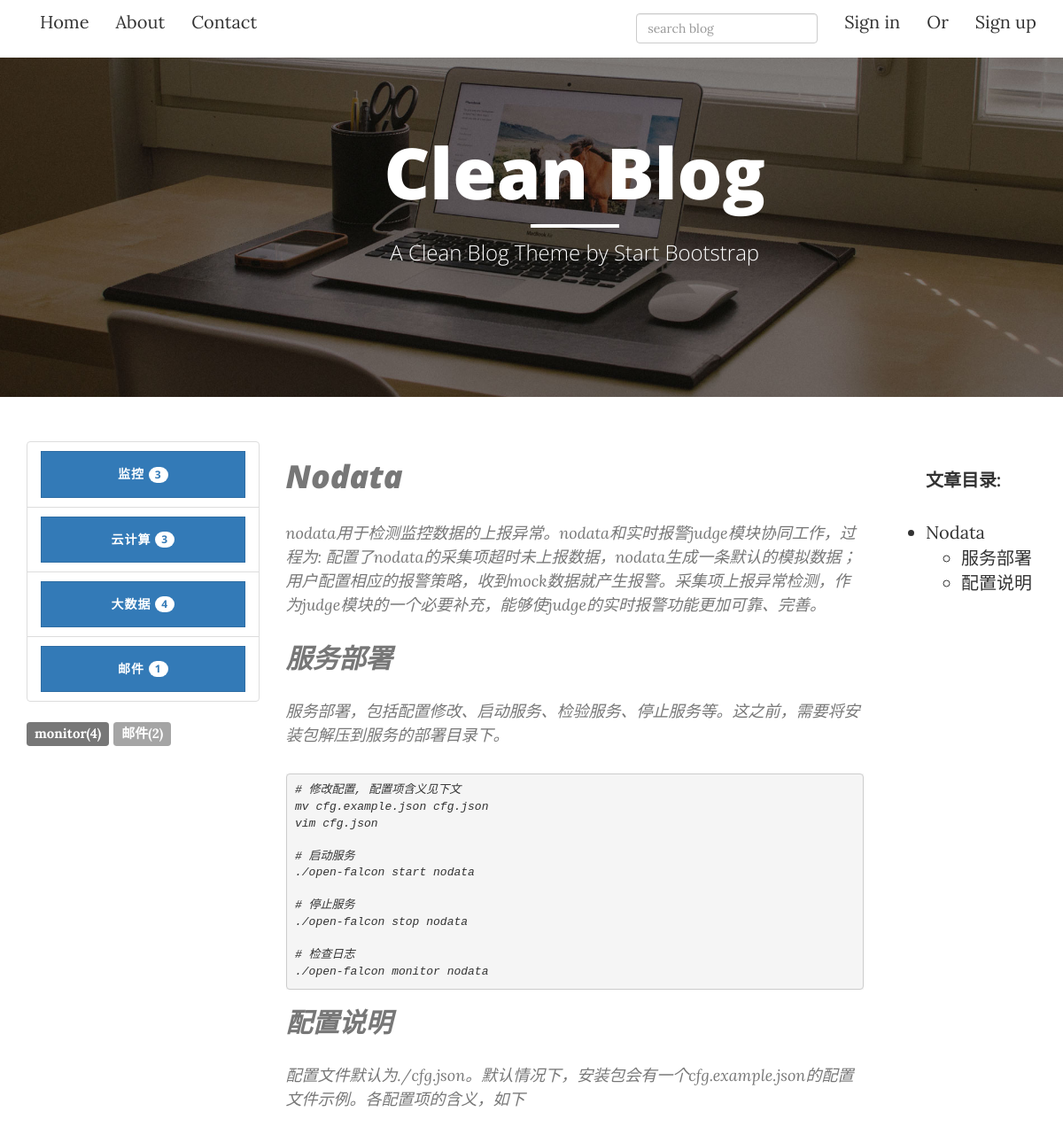
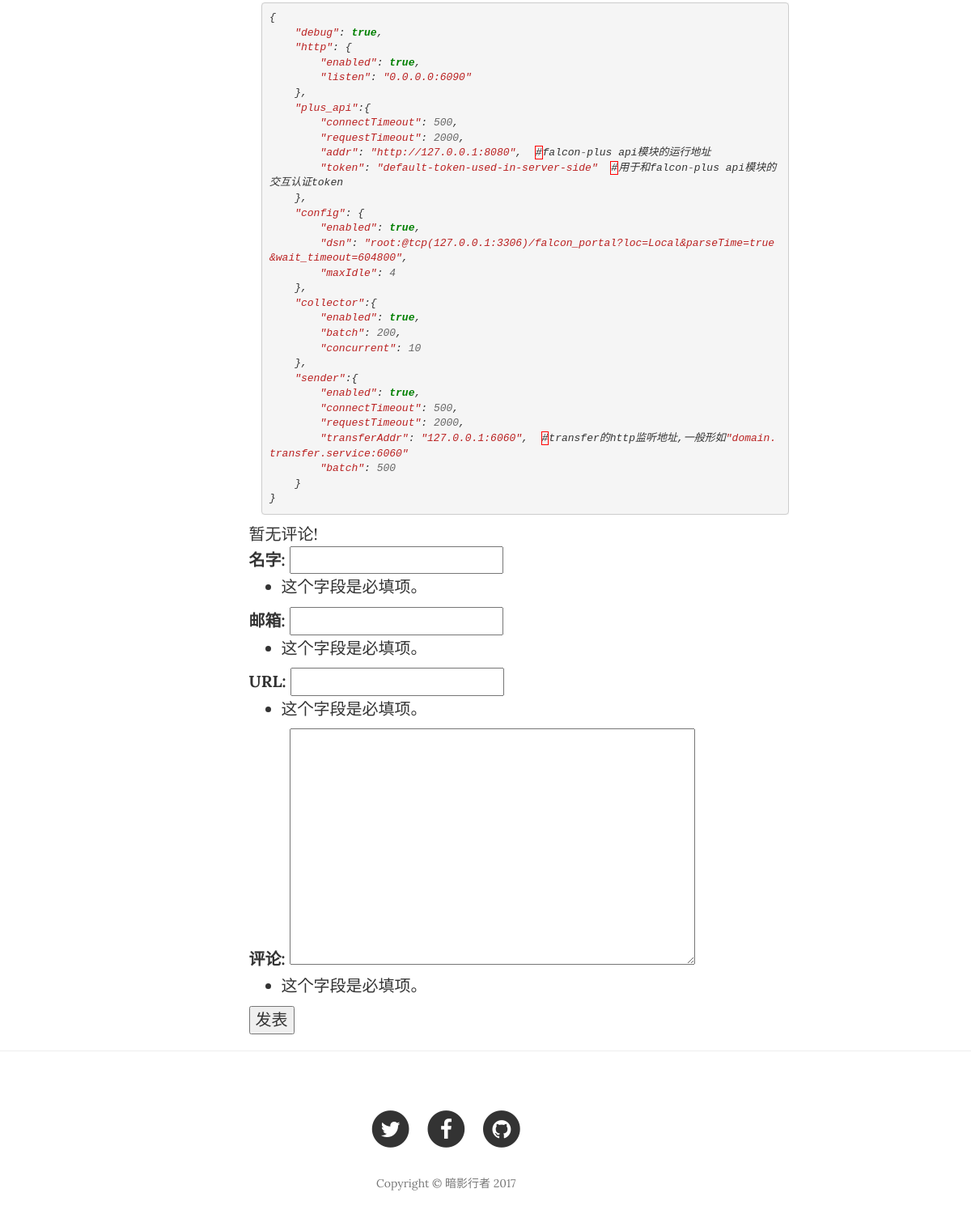
Screenshot of /blog/post/11/ with the database file from the repository (2 pictures, top to bottom).
### blog/models.py (models this page shows, shortened)
class Category(models.Model):
    name = models.CharField(max_length=255)
    def __unicode__(self):
        return self.name

class Tag(models.Model):
    name = models.CharField(max_length=255)
    def __unicode__(self):
        return self.name

class Article(models.Model):
    title = models.CharField(max_length=255)
    abstract = models.CharField(max_length=255,blank=True)
    content = models.TextField()
    create_time = models.DateTimeField(auto_now_add=True)
    modify_time = models.DateTimeField(auto_now_add=True)
    author = models.ForeignKey(Author,on_delete=models.CASCADE)
    tags = models.ManyToManyField(Tag,blank=True)
    category = models.ForeignKey(Category,on_delete=models.CASCADE)
    read_count = models.PositiveIntegerField(default=0)
    def increase_readcnt(self):
        self.read_count += 1
        self.save(update_fields=['read_count'])
    def save(self,*args,**kwargs):
        if not self.abstract:
            md = markdown.Markdown(extensions=[
                'markdown.extensions.extra',
                'markdown.extensions.codehilite',
            ])
            self.abstract = strip_tags(md.convert(self.content))[:54]
        super(Article,self).save(*args,**kwargs)

### blog/views.py (the view)
# urls.py: url(r'^post/(?P<pk>[0-9]+)/$', views.detail,name="detail"),
def detail(request,pk):
    article = get_object_or_404(Article,pk=pk)
    article.increase_readcnt()
    md = markdown.Markdown(extensions=[
        'markdown.extensions.extra',
        'markdown.extensions.codehilite',
        TocExtension(slugify=slugify)
    ])
    article.content = md.convert(article.content)
    article.toc = md.toc
    form = CommentForm(request.POST)
    comment_list = article.comment_set.all()
    context = { 'article' : article,
                'form' : form,
                'comment_list' : comment_list}
    return render(request,'blog/post.html',context=context)

### comments/forms.py
class CommentForm(forms.ModelForm):
    class Meta:
        model = Comment
        fields = ['name','email','url','text']

### blog/templatetags/tags.py (called while the page is built)
@register.simple_tag
def get_categories():
    return Category.objects.all()

@register.simple_tag
def get_tags():
    return Tag.objects.annotate(num_articles=Count('article')).filter(num_articles__gt=0)

### blog/templates/blog/post.html (shortened to what this page needs)
{% extends 'blog/base.html' %}
{% block header %}
    <header class="intro-header bg-img">
        <div class="container">
            <div class="row">
                <div class="col-lg-7 col-lg-offset-3 col-md-9 col-md-offset-1">
                    <div class="site-heading">
                        <h1>Clean Blog</h1>
                        <hr class="small">
                        <span class="subheading">A Clean Blog Theme by Start Bootstrap</span>
                    </div>
                </div>
            </div>
        </div>
    </header>
{% endblock header %}
{% block main %}
<div class="col-lg-7 col-md-9">
    <div class="post-preview">
        <div class="post-meta">
            {{ article.content|safe }}
        </div>
    </div>
    <div class="row">
        {% for comment in comment_list %}
        <div class="post-preview">
            <div class="post-meta">
                {{ comment.text }}
            </div>
            <span class="post-meta">{{ comment.name }}</span>
            <span>{{ comment.create_time }}</span>
        </div>
        {% empty %}
            暂无评论!
        {% endfor %}
    </div>
    <div class="row">
        <form class="form-horizontal" action="{% url 'comments:post_comment' article.pk %}" method="post">
        <div>
            <label for ="{{ form.name.id_for_label }}">名字:</label>
            {{ form.name }}
            {{ form.name.errors }}
        </div>
        <div>
            <label for ="{{ form.email.id_for_label }}">邮箱:</label>
            {{ form.email }}
            {{ form.email.errors }}
        </div>
        <div>
            <label for ="{{ form.url.id_for_label }}">URL:</label>
            {{ form.url }}
            {{ form.url.errors }}
        </div>
        <div>
            <label for ="{{ form.text.id_for_label }}">评论:</label>
            {{ form.text }}
            {{ form.text.errors }}
        </div>
        <div>
            <button type="submit" class="comment-btn">发表</button>
        </div>
        </form>
    </div>
</div>
{% endblock main %}
{% block catelog %}
<div class="col-lg-2 col-md-2">
    <p><b><center>文章目录:</center></b></p>
  <p>{{ article.toc|safe }}</p>
</div>
{% endblock catelog %}

### blog/templates/blog/base.html (shortened to what this page needs)
{% load staticfiles %}
{% load tags %}
<!DOCTYPE html>
<html lang="en">
<head>
    <link href="{% static 'blog/vendor/bootstrap/css/bootstrap.min.css' %}" rel="stylesheet">
    <link href="{% static 'blog/css/clean-blog.min.css' %}" rel="stylesheet">
    <link href="{% static 'blog/vendor/font-awesome/css/font-awesome.min.css' %}" rel="stylesheet" type="text/css">
    <link href="{% static 'blog/css/django-blog.css' %}" rel="stylesheet">
    <link href="{% static 'blog/css/code.css' %}" rel="stylesheet">
</head>
<body>
    <nav class="navbar-collapse collapse navbar navbar-fixed-top" style="background-color:#FFFFFF;"role="navigation">
        <div class="container-fluid">
            <div class="collapse navbar-collapse" id="bs-example-navbar-collapse-1">
                <ul class="nav navbar-nav navbar-left">
                    <li>
                        <a href="{% url 'blog:index'%}">Home</a>
                    </li>
                    <li>
                        <a href="{% url 'blog:about' %}">About</a> </li>
                    <li>
                        <a href="{% url 'blog:contact'%}">Contact</a>
                    </li>
                </ul>
                <ul class="nav navbar-nav navbar-right">
                    <li>
                        <a href="#">
                        <form action="{%url 'haystack_search' %}" method="get">
                            <input type="search" name="q" placeholder="search blog" class="form-control header-search-input js-site-search-focus" />
                        </form>
                        </a>
                    </li>
                    {% if not user.is_authenticated %}
                    <li>
                        <a href="/users/login/?next={{ request.path }}">Sign in</a>
                    </li>
                    <li>
                        <a href="#">Or</a>
                    </li>
                    <li>
                        <a href="/users/register/?next={% url 'login' %}">Sign up</a>
                    </li>
                    {% else %}
                    <li>
                        <a href="/users/logout/?next=/">logout</a>
                    </li>
                    {% endif %}
                </ul>
                </div>
        </div>
    </nav>
    {% block header %}
    {% endblock %}
    <div class="container">
        <div class="row">
            <div class="col-lg-3 col-md-3">
                {% get_categories as categories %}
                <div class="list-group">
                {% for category in categories %}
                <a href="{% url 'blog:category' category.pk %}" class="list-group-item">
                    <button class="btn btn-primary" style="width:100%">
                        {{ category }}
                        <span class="badge">
                        {{ category.article_set.count}}
                        </span>
                    </button>
                </a>
                {% empty %}
                暂无分类
                {% endfor %}
                </div>
                {% get_tags as tags %}
                <div class="list-group" id="tagscloud">
                {% for tag in tags %}
                <a href="{% url 'blog:tag' tag.pk %}">
                    <span class="label label-default">{{ tag }}({{ tag.num_articles }})</span>
                </a>
                {% empty %}
                暂无标签
                {% endfor %}
                </div>
            </div>
            {% block main %}
            {% endblock %}
            {% block catelog %}
            {% endblock %}
        </div>
    </div>
    <hr>
    <footer>
        <div class="container">
            <div class="row">
                <div class="col-lg-7 col-lg-offset-2 col-md-9 col-md-offset-1">
                    <ul class="list-inline text-center">
                        <li>
                            <a href="#">
                                <span class="fa-stack fa-lg">
                                    <i class="fa fa-circle fa-stack-2x"></i>
                                    <i class="fa fa-twitter fa-stack-1x fa-inverse"></i>
                                </span>
                            </a>
                        </li>
                        <li>
                            <a href="#">
                                <span class="fa-stack fa-lg">
                                    <i class="fa fa-circle fa-stack-2x"></i>
                                    <i class="fa fa-facebook fa-stack-1x fa-inverse"></i>
                                </span>
                            </a>
                        </li>
                        <li>
                            <a href="#">
                                <span class="fa-stack fa-lg">
                                    <i class="fa fa-circle fa-stack-2x"></i>
                                    <i class="fa fa-github fa-stack-1x fa-inverse"></i>
                                </span>
                            </a>
                        </li>
                    </ul>
                    <p class="copyright text-muted">Copyright &copy; 暗影行者 2017</p>
                </div>
            </div>
        </div>
    </footer>
</body>
</html>

### blog/static/blog/css/django-blog.css (style rules this page uses)
.bg-img { background-image: url('../img/home-bg.jpg') }

### blog/static/blog/css/code.css (style rules this page uses)
.codehilite { background: #f8f8f8; }
.codehilite .err { border: 1px solid #FF0000 }
.codehilite .o { color: #666666 }
.codehilite .kc { color: #008000; font-weight: bold }
.codehilite .s { color: #BA2121 }
.codehilite .w { color: #bbbbbb }
.codehilite .mi { color: #666666 }

### rows the page displays
Category: name "监控", article_set.count "3"
Category: name "云计算", article_set.count "3"
Category: name "大数据", article_set.count "4"
Category: name "邮件", article_set.count "1"
Tag: name "monitor", num_articles "4"
Tag: name "邮件", num_articles "2"
Article: content "Nodata nodata用于检测监控数据的上报异常。nodata和实时报警judge模块协同工作，过程为: 配置了nodata的采集项超时未上报数据，nodata生成一条默认的模拟数据；用户配置相应的报警策略，收到mock数据就产生报警。采集项上报异常检测，作为judge模块的一个必要补充，能够使judge的实时报警功能更加可靠、完善。 服务部署 服务部署，包括配置修改、启动服务、检验服务、停止服务等。这之前，需要将安装包解压到服务的部署目录下。 # 修改配置, 配置项含义见下文 mv cfg.example.json cfg.json vim cfg.json # 启动服务 ./open-falcon start nodata # 停止服务 ./open-falcon stop nodata # 检查日志 ./open-falcon monitor nodata 配置说明 配置文件默认为./cfg.json。默认情况下，安装包会有一个cfg.example.json的配置文件示例。各配置项的含义，如下 { \"debug\" : true , \"http\" : { \"enabled\" : true , \"listen\" : \"0.0.0.0:6090\" }, \"plus_api\" :{ \"connectTimeout\" : 500 , \"requestTimeout\" : 2000 , \"addr\" : \"http://127.0.0.1:8080\" , # falcon - plus api模块的运行地址 \"token\" :…", toc "Nodata 服务部署 配置说明"
